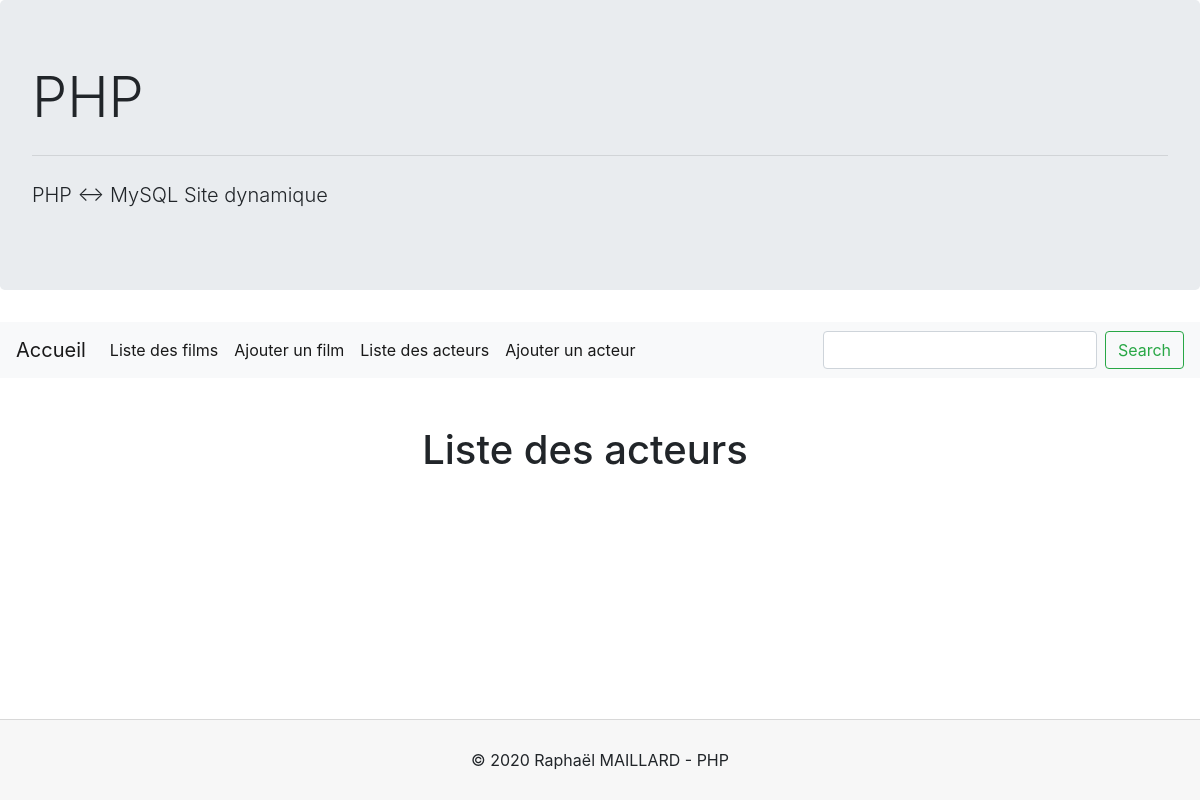
Before: /index.php?list-actors with the older database file.
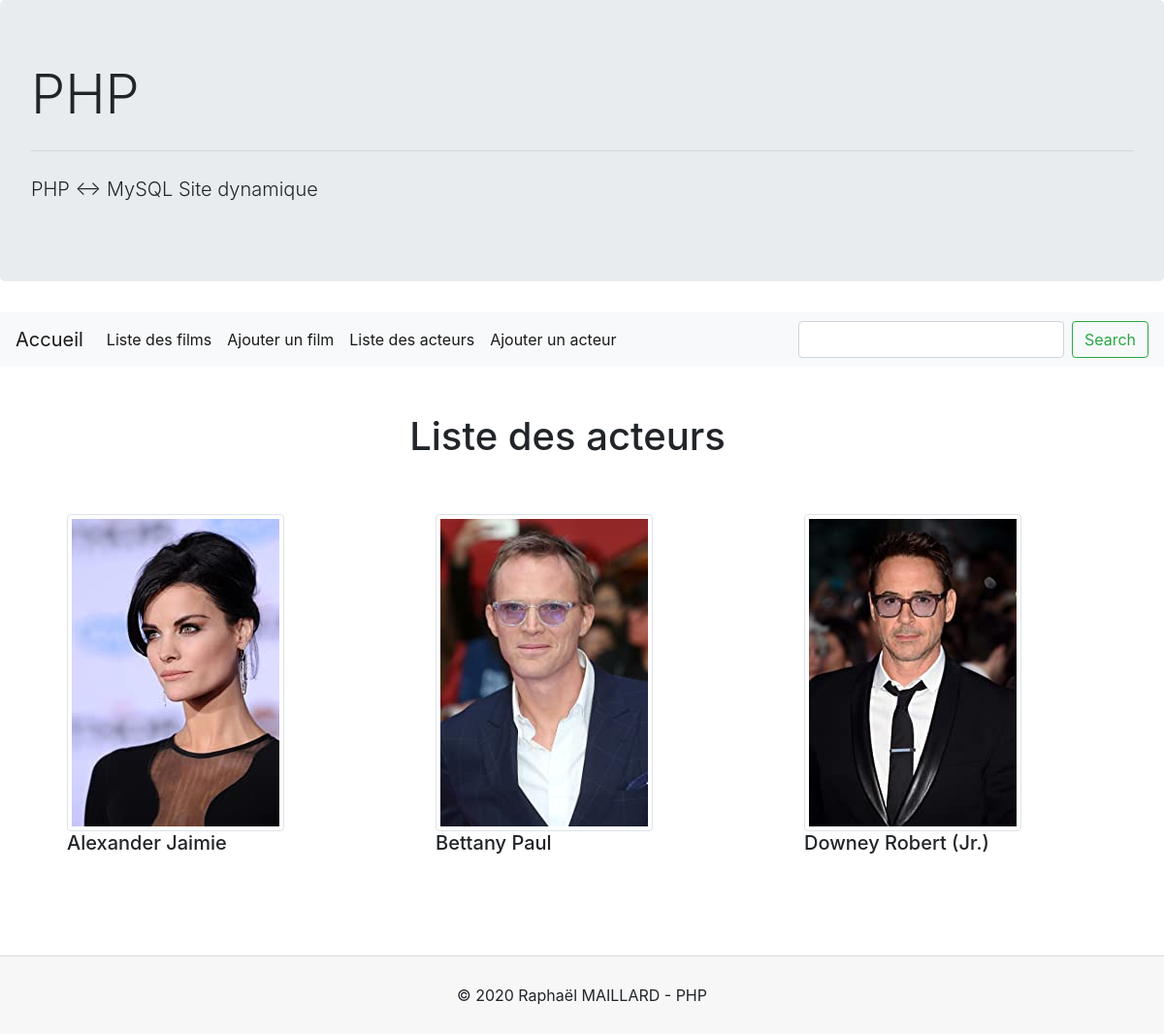
After: the same page with the newer database file.
### tables this page shows
CREATE TABLE IF NOT EXISTS `actors` (
  `id` int(11) NOT NULL AUTO_INCREMENT,
  `last_name` varchar(80) NOT NULL,
  `first_name` varchar(80) NOT NULL,
  `dob` date NOT NULL,
  `image` varchar(255) DEFAULT NULL,
  `created_at` datetime NOT NULL DEFAULT CURRENT_TIMESTAMP,
  `modify_at` datetime DEFAULT NULL,
  PRIMARY KEY (`id`),
  UNIQUE KEY `last_name` (`last_name`,`first_name`,`dob`)
);

### templates/actors/list_actors.php (the view)
<?php
$count = $connect->prepare("SELECT COUNT(*) AS row FROM actors");
$count->execute();
$sql = 'SELECT actors.id, actors.first_name, actors.image, actors.last_name, actors.dob, actors.image
        FROM actors
        ORDER BY actors.last_name ASC';
$count = $count->fetchAll(PDO::FETCH_OBJ);
$row = $count[0]->row;
$image = 0;
if ($image == 0)
{
    echo '<div class="container mt-5 mb-5">';
}
echo '<div class="row col-sm-12 d-block text-center title">';
echo ' <h1> Liste des acteurs</h1><br>';
echo '</div>';
if ($image % 3 == 0) {
    echo ' <div class="row">';
}
foreach ($connect->query($sql) as $item) {
    echo ' <div class="col-lg-4 col-md-6 col-xs-12 mb-4">';
    echo ' <div class="p-4 bg-white">';
    echo ' <div class="d-flex flex-column">';
    echo '<a class="thumbnail" href="index.php?show-actor&id=' . $item['id'] . '">';
    echo ' <div><img class="img-responsive img-thumbnail" src="./uploads/' . $item['image'] . '" alt = "Portrait de l\'acteur ' . $item['last_name'], $item['first_name']  . '" ></div></a>';
    $image++;
    echo ' <div class="d-flex flex-column ">';
    echo ' <div class="d-flex flex-row justify-content-between">';
    echo ' <h5>' . $item['last_name'].' '.$item['first_name']. '</h5>';
    echo ' </div>';
    echo ' </div>';
    echo ' </div>';
    echo ' </div>';
    echo ' </div>';
}
if ($image % 3 == 0) {
    echo ' </div>';
    $image = 0;
}
if ($row == $image) {
    echo '</div>';
} ?>

### index.php (shortened to what this page needs)
<?php include_once './settings/db.php'; ?>
<!DOCTYPE html>
<html lang="en">
<body class = "d-flex flex-column min-vh-100">
    <section>
        <?php
        if (isset($_POST['search'])) {
            include './templates/search.php';
        }
        elseif (isset($_GET['add-movie'])) {
            include './templates/movies/_form_new.php';
        }
        elseif (isset($_GET["list-movies"]) and !isset($_GET['id'])) {
            include './templates/movies/list.php';
        }
        elseif (isset($_GET['id']) && isset($_GET['show-movie'])) {
            include './templates/movies/show.php';
        }
        elseif (isset($_GET['edit-movies']) && isset($_GET['id'])) {
            include './templates/movies/_form_edit.php';
        }
        elseif (isset($_GET["list-actors"]) and !isset($_GET['id'])) {
            include './templates/actors/list_actors.php';
        }
        elseif (isset($_GET['add-actor'])) {
            include './templates/actors/_form_new.php';
        }
        elseif (isset($_GET['id']) && isset($_GET['show-actor'])) {
            include './templates/actors/show_actor.php';
        }
        else {
            echo '<h1 class="h1 text-center">Bienvenue sur le listing des films Univers cinématographique Marvel </h1>';
        }
        ?>
    </section>
</body>
</html>

Changed rows visible on the page:
added actors: image (picture), last_name "Alexander", first_name "Jaimie"
added actors: image+last_name+first_name (picture), last_name "Bettany", first_name "Paul"
added actors: image+last_name (picture), last_name "Downey", first_name "Robert (Jr.)"
